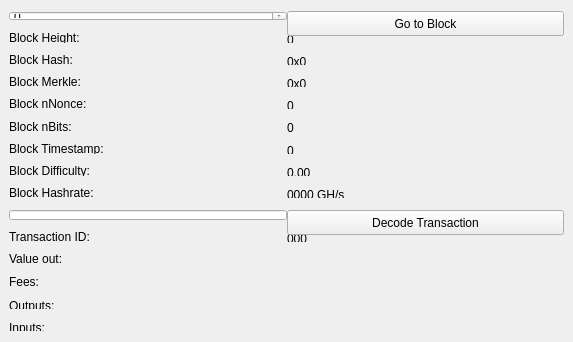
<?xml version="1.0" encoding="UTF-8"?>
<ui version="4.0">
 <class>BlockExplorer</class>
 <widget class="QWidget" name="BlockExplorer">
  <property name="geometry">
   <rect>
    <x>0</x>
    <y>0</y>
    <width>573</width>
    <height>342</height>
   </rect>
  </property>
  <property name="windowTitle">
   <string>Form</string>
  </property>
  <layout class="QGridLayout">
   <property name="sizeConstraint">
    <enum>QLayout::SetMaximumSize</enum>
   </property>
   <property name="leftMargin">
    <number>9</number>
   </property>
   <property name="rightMargin">
    <number>9</number>
   </property>
   <property name="horizontalSpacing">
    <number>8</number>
   </property>
   <item row="0" column="0">
    <layout class="QGridLayout" name="gridLayout_3" rowstretch="0,0,0,0,0,0,0,0,0,0,0,0,0,0,0,0,0,0,0" columnstretch="0,0">
     <property name="sizeConstraint">
      <enum>QLayout::SetDefaultConstraint</enum>
     </property>
     <property name="horizontalSpacing">
      <number>0</number>
     </property>
     <property name="verticalSpacing">
      <number>12</number>
     </property>
     <item row="3" column="1">
      <widget class="QLabel" name="heightLabel">
       <property name="layoutDirection">
        <enum>Qt::LeftToRight</enum>
       </property>
       <property name="text">
        <string>0</string>
       </property>
       <property name="alignment">
        <set>Qt::AlignLeading|Qt::AlignLeft|Qt::AlignTop</set>
       </property>
      </widget>
     </item>
     <item row="7" column="0">
      <widget class="QLabel" name="bitsLabel">
       <property name="text">
        <string>Block nBits:</string>
       </property>
      </widget>
     </item>
     <item row="15" column="0">
      <widget class="QLabel" name="feesLabel">
       <property name="text">
        <string>Fees:</string>
       </property>
      </widget>
     </item>
     <item row="7" column="1">
      <widget class="QLabel" name="bitsBox">
       <property name="layoutDirection">
        <enum>Qt::LeftToRight</enum>
       </property>
       <property name="text">
        <string>0</string>
       </property>
       <property name="alignment">
        <set>Qt::AlignLeading|Qt::AlignLeft|Qt::AlignTop</set>
       </property>
      </widget>
     </item>
     <item row="5" column="1">
      <widget class="QLabel" name="merkleBox">
       <property name="minimumSize">
        <size>
         <width>187</width>
         <height>0</height>
        </size>
       </property>
       <property name="layoutDirection">
        <enum>Qt::LeftToRight</enum>
       </property>
       <property name="text">
        <string>0x0</string>
       </property>
       <property name="alignment">
        <set>Qt::AlignLeading|Qt::AlignLeft|Qt::AlignTop</set>
       </property>
      </widget>
     </item>
     <item row="6" column="0">
      <widget class="QLabel" name="nonceLabel">
       <property name="text">
        <string>Block nNonce:</string>
       </property>
      </widget>
     </item>
     <item row="16" column="0">
      <widget class="QLabel" name="outputLabel">
       <property name="text">
        <string>Outputs:</string>
       </property>
       <property name="alignment">
        <set>Qt::AlignLeading|Qt::AlignLeft|Qt::AlignTop</set>
       </property>
      </widget>
     </item>
     <item row="16" column="1">
      <widget class="QLabel" name="outputBox">
       <property name="layoutDirection">
        <enum>Qt::LeftToRight</enum>
       </property>
       <property name="text">
        <string/>
       </property>
       <property name="alignment">
        <set>Qt::AlignLeading|Qt::AlignLeft|Qt::AlignTop</set>
       </property>
      </widget>
     </item>
     <item row="6" column="1">
      <widget class="QLabel" name="nonceBox">
       <property name="layoutDirection">
        <enum>Qt::LeftToRight</enum>
       </property>
       <property name="text">
        <string>0</string>
       </property>
       <property name="alignment">
        <set>Qt::AlignLeading|Qt::AlignLeft|Qt::AlignTop</set>
       </property>
      </widget>
     </item>
     <item row="8" column="0">
      <widget class="QLabel" name="timeLabel">
       <property name="text">
        <string>Block Timestamp:</string>
       </property>
      </widget>
     </item>
     <item row="4" column="1">
      <widget class="QLabel" name="hashBox">
       <property name="enabled">
        <bool>true</bool>
       </property>
       <property name="sizePolicy">
        <sizepolicy hsizetype="Preferred" vsizetype="Preferred">
         <horstretch>0</horstretch>
         <verstretch>0</verstretch>
        </sizepolicy>
       </property>
       <property name="layoutDirection">
        <enum>Qt::LeftToRight</enum>
       </property>
       <property name="text">
        <string>0x0</string>
       </property>
       <property name="alignment">
        <set>Qt::AlignLeading|Qt::AlignLeft|Qt::AlignTop</set>
       </property>
      </widget>
     </item>
     <item row="12" column="0">
      <widget class="QLineEdit" name="txBox">
       <property name="sizePolicy">
        <sizepolicy hsizetype="Preferred" vsizetype="Fixed">
         <horstretch>0</horstretch>
         <verstretch>0</verstretch>
        </sizepolicy>
       </property>
       <property name="inputMask">
        <string comment="Transaction id" extracomment="Transaction id"/>
       </property>
       <property name="placeholderText">
        <string comment="Transaction ID" extracomment="Transaction ID"/>
       </property>
      </widget>
     </item>
     <item row="11" column="0">
      <spacer name="verticalSpacer_2">
       <property name="orientation">
        <enum>Qt::Vertical</enum>
       </property>
       <property name="sizeHint" stdset="0">
        <size>
         <width>20</width>
         <height>40</height>
        </size>
       </property>
      </spacer>
     </item>
     <item row="17" column="1">
      <widget class="QLabel" name="inputBox">
       <property name="layoutDirection">
        <enum>Qt::LeftToRight</enum>
       </property>
       <property name="text">
        <string/>
       </property>
       <property name="alignment">
        <set>Qt::AlignLeading|Qt::AlignLeft|Qt::AlignTop</set>
       </property>
      </widget>
     </item>
     <item row="13" column="1">
      <widget class="QLabel" name="txID">
       <property name="layoutDirection">
        <enum>Qt::LeftToRight</enum>
       </property>
       <property name="text">
        <string>000</string>
       </property>
       <property name="alignment">
        <set>Qt::AlignLeading|Qt::AlignLeft|Qt::AlignTop</set>
       </property>
      </widget>
     </item>
     <item row="9" column="0">
      <widget class="QLabel" name="hardLabel">
       <property name="text">
        <string>Block Difficulty:</string>
       </property>
      </widget>
     </item>
     <item row="14" column="1">
      <widget class="QLabel" name="valueBox">
       <property name="layoutDirection">
        <enum>Qt::LeftToRight</enum>
       </property>
       <property name="text">
        <string/>
       </property>
       <property name="alignment">
        <set>Qt::AlignLeading|Qt::AlignLeft|Qt::AlignTop</set>
       </property>
      </widget>
     </item>
     <item row="3" column="0">
      <widget class="QLabel" name="heightLabel_2">
       <property name="text">
        <string>Block Height:</string>
       </property>
      </widget>
     </item>
     <item row="8" column="1">
      <widget class="QLabel" name="timeBox">
       <property name="layoutDirection">
        <enum>Qt::LeftToRight</enum>
       </property>
       <property name="text">
        <string>0</string>
       </property>
       <property name="alignment">
        <set>Qt::AlignLeading|Qt::AlignLeft|Qt::AlignTop</set>
       </property>
      </widget>
     </item>
     <item row="15" column="1">
      <widget class="QLabel" name="feesBox">
       <property name="layoutDirection">
        <enum>Qt::LeftToRight</enum>
       </property>
       <property name="text">
        <string/>
       </property>
       <property name="alignment">
        <set>Qt::AlignLeading|Qt::AlignLeft|Qt::AlignTop</set>
       </property>
      </widget>
     </item>
     <item row="10" column="0">
      <widget class="QLabel" name="pawLabel">
       <property name="text">
        <string>Block Hashrate:</string>
       </property>
      </widget>
     </item>
     <item row="5" column="0">
      <widget class="QLabel" name="merkleLabel">
       <property name="text">
        <string>Block Merkle:</string>
       </property>
      </widget>
     </item>
     <item row="4" column="0">
      <widget class="QLabel" name="hashLabel">
       <property name="text">
        <string>Block Hash:</string>
       </property>
      </widget>
     </item>
     <item row="12" column="1">
      <widget class="QPushButton" name="txButton">
       <property name="minimumSize">
        <size>
         <width>0</width>
         <height>25</height>
        </size>
       </property>
       <property name="text">
        <string>Decode Transaction</string>
       </property>
      </widget>
     </item>
     <item row="18" column="0">
      <spacer name="verticalSpacer">
       <property name="orientation">
        <enum>Qt::Vertical</enum>
       </property>
       <property name="sizeHint" stdset="0">
        <size>
         <width>20</width>
         <height>40</height>
        </size>
       </property>
      </spacer>
     </item>
     <item row="13" column="0">
      <widget class="QLabel" name="txLabel">
       <property name="text">
        <string>Transaction ID:</string>
       </property>
      </widget>
     </item>
     <item row="9" column="1">
      <widget class="QLabel" name="hardBox">
       <property name="layoutDirection">
        <enum>Qt::LeftToRight</enum>
       </property>
       <property name="text">
        <string>0.00</string>
       </property>
       <property name="alignment">
        <set>Qt::AlignLeading|Qt::AlignLeft|Qt::AlignTop</set>
       </property>
      </widget>
     </item>
     <item row="17" column="0">
      <widget class="QLabel" name="inputLabel">
       <property name="text">
        <string>Inputs:</string>
       </property>
       <property name="alignment">
        <set>Qt::AlignLeading|Qt::AlignLeft|Qt::AlignTop</set>
       </property>
      </widget>
     </item>
     <item row="14" column="0">
      <widget class="QLabel" name="valueLabel">
       <property name="text">
        <string>Value out:</string>
       </property>
      </widget>
     </item>
     <item row="10" column="1">
      <widget class="QLabel" name="pawBox">
       <property name="layoutDirection">
        <enum>Qt::LeftToRight</enum>
       </property>
       <property name="text">
        <string>0000 GH/s</string>
       </property>
       <property name="alignment">
        <set>Qt::AlignLeading|Qt::AlignLeft|Qt::AlignTop</set>
       </property>
      </widget>
     </item>
     <item row="1" column="0">
      <widget class="QSpinBox" name="heightBox">
       <property name="sizePolicy">
        <sizepolicy hsizetype="Preferred" vsizetype="Fixed">
         <horstretch>0</horstretch>
         <verstretch>0</verstretch>
        </sizepolicy>
       </property>
       <property name="maximum">
        <number>99999999</number>
       </property>
      </widget>
     </item>
     <item row="1" column="1">
      <widget class="QPushButton" name="blockButton">
       <property name="minimumSize">
        <size>
         <width>0</width>
         <height>25</height>
        </size>
       </property>
       <property name="text">
        <string>Go to Block</string>
       </property>
      </widget>
     </item>
    </layout>
   </item>
  </layout>
 </widget>
 <resources/>
 <connections/>
</ui>
